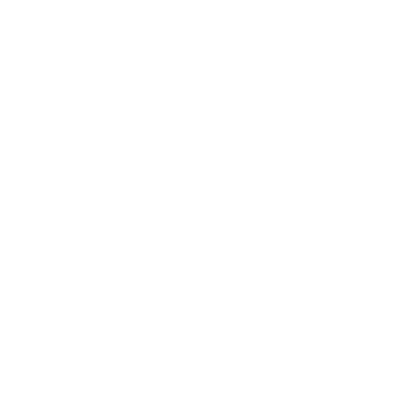
Frame 1 (no input)
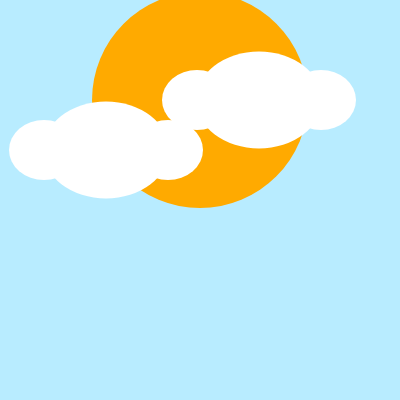
Frame 60 (no input)
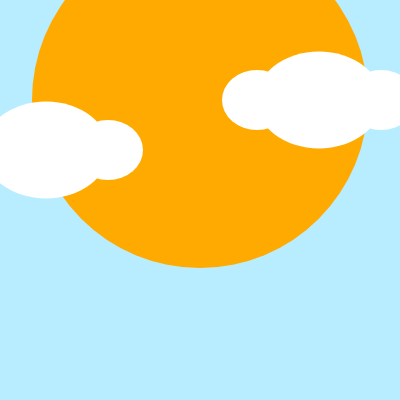
Frame 120 (the mouse pressed at the canvas centre since frame 60)

The p5.js sketch that drew these frames (run headless with seeded random() and noise() and a simulated clock; from frame 60 on, the mouse is pressed at the canvas centre):

// p5.js sketch
// ── sketch.js
var leftX = 170; 
var rightX = 250; 
var sunRadius = 100; 

function setup() {
    createCanvas(400, 400); 
}

function draw() {
    // 7: Nubes que se separan
    noStroke();
    var leftX = 165;
    var rightX = 200;
    var sunRadius = 100;
  
    draw = function() {
    background(184, 236, 255);
    
    fill(255, 170, 0);
    ellipse(200, 100, sunRadius, sunRadius);
    
    leftX -= 1;
    rightX += 1;
    sunRadius += 2;
    // clouds 
    fill(255, 255, 255);
    // left cloud
    ellipse(leftX, 150, 126, 97);
    ellipse(leftX+62, 150, 70, 60);
    ellipse(leftX-62, 150, 70, 60);
    
    // right cloud
    ellipse(rightX, 100, 126, 97);
    ellipse(rightX+62, 100, 70, 60);
    ellipse(rightX-62, 100, 70, 60);
};
}
